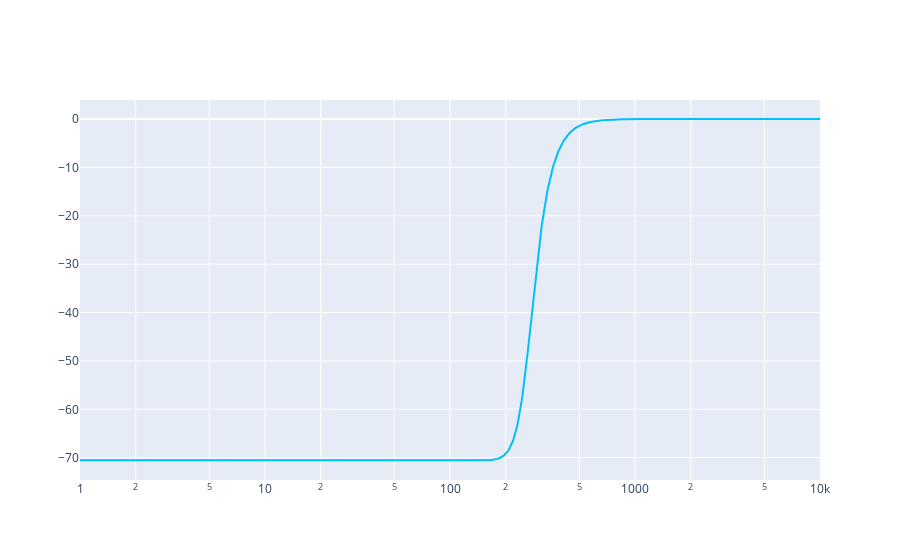

This figure's notebook cell:
### Code cell
import numpy as np
import plotly.graph_objects as go

x = np.linspace(0, 10_000, 5_000)
y = 1/np.sqrt(1+(x/250)**12)

mag = 20*np.log(y)
ang = -np.arctan(y)*180/2

fig = go.Figure([
        go.Scatter(
        x = x,
        y = ang,
        mode = 'lines',
        line_color = 'deepskyblue',
        name="Impulse response",
    )])

fig.update_xaxes(type="log", range=[0,4])
fig.show()

### Figure 1 — Plotly figure (JSON) as saved in the notebook; plotly's stock layout.template omitted (floating-point values rounded to 4 significant figures; data arrays with more than 128 entries replaced by an {"elided": "..."} marker saying what was removed)
{"data": [{"line": {"color": "deepskyblue"}, "mode": "lines", "name": "Impulse response", "type": "scatter", "x": {"elided": "5000 float values"}, "y": {"elided": "5000 float values"}}], "layout": {"xaxis": {"range": [0, 4], "type": "log"}}}
